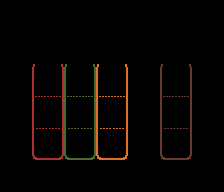

This is a level from a 2D game, rendered from its Tiled map with the project's own tilesets. A one-line summary and the complete map file follow:
An orthogonal 7x6 tile map with 32x32 px tiles, 1 tile layer (Tile Layer 1), 4 tilesets and 24 objects (12x puzzle, 4x swap, merah, hijau, kuning).

<map version="1.10" tiledversion="1.10.2" orientation="orthogonal" renderorder="right-down" width="7" height="6" tilewidth="32" tileheight="32" infinite="0" nextlayerid="9" nextobjectid="32">
 <tileset firstgid="1" name="bg2" tilewidth="32" tileheight="32" tilecount="22" columns="22">
  <image source="images/bg2.png" width="704" height="32" />
 </tileset>
 <tileset firstgid="23" name="pagar" tilewidth="32" tileheight="32" tilecount="4" columns="2">
  <image source="images/pagar.png" width="64" height="64" />
 </tileset>
 <tileset firstgid="27" name="tiles" tilewidth="32" tileheight="32" tilecount="156" columns="13">
  <image source="images/tiles.png" width="416" height="384" />
 </tileset>
 <tileset firstgid="183" name="TilesetWater" tilewidth="32" tileheight="32" tilecount="476" columns="28">
  <image source="images/TilesetWater.png" width="896" height="544" />
 </tileset>
 <layer id="1" name="Tile Layer 1" width="7" height="6">
  <data encoding="csv">
0,0,0,0,0,0,0,
0,0,0,0,0,0,0,
0,6,9,15,0,3,0,
0,5,8,14,0,2,0,
0,4,7,13,0,1,0,
0,0,0,0,0,0,0
</data>
 </layer>
 <objectgroup id="3" name="screenHitbox">
  <object id="23" x="6.8333" y="6.16667" width="210.667" height="161.833" />
 </objectgroup>
 <objectgroup id="4" name="puzzleHitbox">
  <object id="15" x="27.3333" y="64" width="4.66667" height="127.333" />
  <object id="16" x="192" y="64" width="4.66667" height="127.667" />
  <object id="21" x="32" y="160" width="160" height="15" />
  <object id="22" x="128" y="64" width="32" height="96" />
 </objectgroup>
 <objectgroup id="2" name="box">
  <object id="1" name="0:0" type="puzzle" x="32" y="64" width="32" height="32" />
  <object id="2" name="1:0" type="puzzle" x="32" y="96" width="32" height="32" />
  <object id="3" name="2:0" type="puzzle" x="32" y="128" width="32" height="32" />
  <object id="4" name="2:1" type="puzzle" x="64" y="128" width="32" height="32" />
  <object id="5" name="1:1" type="puzzle" x="64" y="96" width="32" height="32" />
  <object id="6" name="0:1" type="puzzle" x="64" y="64" width="32" height="32" />
  <object id="7" name="0:2" type="puzzle" x="96" y="64" width="32" height="32" />
  <object id="8" name="1:2" type="puzzle" x="96" y="96" width="32" height="32" />
  <object id="9" name="2:2" type="puzzle" x="96" y="128" width="32" height="32" />
  <object id="10" name="2:0" type="swap" x="160" y="128" width="32" height="32" />
  <object id="11" name="1:0" type="swap" x="160" y="96" width="32" height="32" />
  <object id="12" name="0:0" type="swap" x="160" y="64" width="32" height="32" />
 </objectgroup>
 <objectgroup id="5" name="dropzone">
  <object id="24" name="0" type="puzzle" x="32" y="0" width="32" height="63.3333" />
  <object id="26" name="1" type="puzzle" x="64" y="0" width="32" height="64" />
  <object id="27" name="2" type="puzzle" x="96" y="0" width="32" height="64" />
  <object id="28" name="0" type="swap" x="160" y="0" width="32" height="64" />
 </objectgroup>
 <objectgroup id="8" name="monyet">
  <object id="29" name="0" type="merah" x="32" y="160" width="32" height="32" />
  <object id="30" name="1" type="hijau" x="64" y="160" width="32" height="32" />
  <object id="31" name="2" type="kuning" x="96" y="160" width="32" height="32" />
 </objectgroup>
</map>
